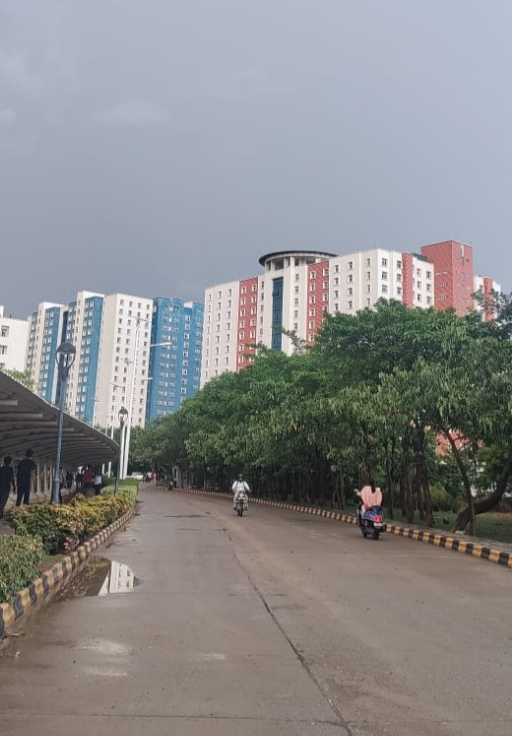
#> input picture VIT.jpg, 512 x 736 px
$ jupyter execute 'AS 1(b).ipynb'   (shell and % lines are left out)
#> lines starting #> are read from the running program, lines starting #| are printed output that depends on the picture
[cell 1]
import os
import cv2
import matplotlib.pyplot as plt
import numpy as np

#  Image Negative Transformation

[cell 2]
image = cv2.imread("VIT.jpg")
#> image is the input picture: shape (736, 512, 3); mean B, G, R 139.5, 138.2, 138.3

image_rgb = cv2.cvtColor(image, cv2.COLOR_BGR2RGB)

plt.imshow(image_rgb)
plt.axis('off')
plt.show()

[cell 3]
# Get the number of bits per pixel
bits_per_pixel = image.dtype.itemsize * 8
#> bits_per_pixel = 8

print(f"Number of bits per pixel: {bits_per_pixel}")
#| Number of bits per pixel: 8

[cell 4]
if len(image.shape) > 2:
    gray_image = cv2.cvtColor(image, cv2.COLOR_BGR2GRAY)
else:
    gray_image = image

L = 2**8
s = L - 1 - gray_image

plt.figure(figsize=(10, 5))

plt.subplot(1, 2, 1)
plt.imshow(cv2.cvtColor(image, cv2.COLOR_BGR2RGB))
plt.title('Original Image')
plt.axis('off')

plt.subplot(1, 2, 2)
plt.imshow(s, cmap='gray', vmin=0, vmax=255)
plt.title('Negative Transformed Image')
plt.axis('off')

# Gamma Correction

[cell 5]
# Convert the image to grayscale
image_gray = cv2.cvtColor(image, cv2.COLOR_BGR2GRAY)

# Display the grayscale image using matplotlib
plt.imshow(image_gray, cmap='gray')
plt.axis('off')
plt.show()

[cell 6]
# Function to apply gamma correction
def apply_gamma_correction(image, gamma):
    # Build a lookup table mapping pixel values [0, 255] to their adjusted gamma values
    lookup_table = np.array([((i / 255.0) ** gamma) * 255 for i in np.arange(0, 256)]).astype("uint8")

    # Apply gamma correction using the lookup table
    return cv2.LUT(image, lookup_table)

[cell 7]
# Load the grayscale image
image = cv2.imread("VIT_gray.png", cv2.IMREAD_GRAYSCALE)
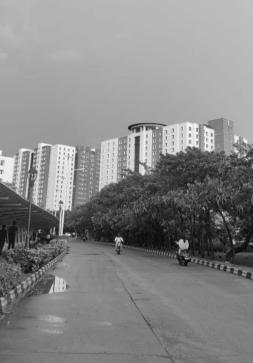
#> input picture VIT_gray.png, 253 x 363 px
#> image is the input picture: shape (363, 253); min 8, max 248, mean 134

# Apply gamma correction with different gamma values
gamma_values = [0.5, 1.0, 2.0]
corrected_images = [apply_gamma_correction(image, gamma) for gamma in gamma_values]
#> in apply_gamma_correction, `return cv2.LUT(image, lookup_table)`:
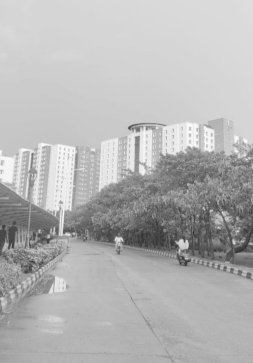
#> returned value: shape (363, 253); min 45, max 251, mean 180.3
#> call 3 of apply_gamma_correction, with gamma = 2
#> in apply_gamma_correction (call 3), `return cv2.LUT(image, lookup_table)`:
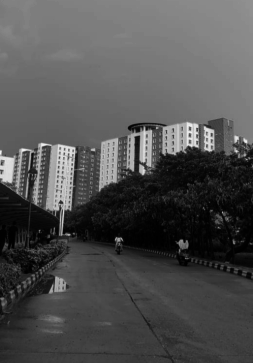
#> returned value: shape (363, 253); min 0, max 241, mean 79.5
#> corrected_images = 3 items

[cell 8]
# Display the original and gamma-corrected images
titles = ['Original Image', 'Gamma = 0.5', 'Gamma = 1.0', 'Gamma = 2.0']
images = [image] + corrected_images
#> images = 4 items

plt.figure(figsize=(12, 4))
for i in range(4):
    plt.subplot(1, 4, i+1)
    plt.imshow(images[i], cmap='gray')
    plt.title(titles[i])
    plt.axis('off')

plt.show()

# Log Transform

[cell 9]
# Function to apply log transformation
def apply_log_transform(image):
    c = 255 / np.log(1 + np.max(image))
#> c = 46.22
    log_transformed = c * (np.log(1 + image + 1e-5))  # Add a small constant to avoid log(0)
    return np.array(log_transformed, dtype=np.uint8)
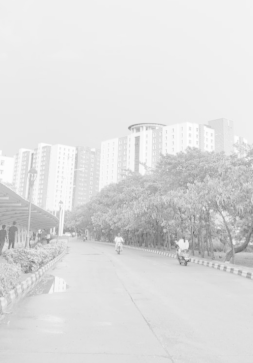
#> returned value: shape (363, 253); min 101, max 255, mean 221.6

[cell 10]
# Load the grayscale image
image = cv2.imread("VIT_gray.png", cv2.IMREAD_GRAYSCALE)

# Apply log transformation
log_transformed_image = apply_log_transform(image)

# Display the original and log-transformed images
plt.figure(figsize=(10, 4))

# Original image
plt.subplot(1, 2, 1)
plt.imshow(image, cmap='gray')
plt.title('Original Image')
plt.axis('off')

# Log-transformed image
plt.subplot(1, 2, 2)
plt.imshow(log_transformed_image, cmap='gray')
plt.title('Log Transformed Image')
plt.axis('off')

plt.show()

# Compare Transformations

[cell 11]
# Function to apply image negative transformation
def apply_negative_transform(image):
    return 255 - image

[cell 12]
# Load the grayscale image
image = cv2.imread("VIT_gray.png", cv2.IMREAD_GRAYSCALE)

# Apply image negative transformation
negative_image = apply_negative_transform(image)

# Apply gamma correction (γ = 2.0)
gamma_corrected_image = apply_gamma_correction(image, 2.0)

# Apply log transformation
log_transformed_image = apply_log_transform(image)

# Display the original and transformed images
titles = ['Original Image', 'Negative Image', 'Gamma Correction (γ=2.0)', 'Log Transformed Image']
images = [image, negative_image, gamma_corrected_image, log_transformed_image]

plt.figure(figsize=(15, 6))
for i in range(4):
    plt.subplot(1, 4, i+1)
    plt.imshow(images[i], cmap='gray')
    plt.title(titles[i])
    plt.axis('off')

plt.show()

# Apply Transformations to Color Images

[cell 13]
# Load the color image
image = cv2.imread("VIT.jpg")

# Split the image into its R, G, and B channels
B, G, R = cv2.split(image)

[cell 14]
# Apply transformations to each channel
# Image Negative
R_negative = apply_negative_transform(R)
G_negative = apply_negative_transform(G)
B_negative = apply_negative_transform(B)

# Gamma Correction (γ = 2.0)
R_gamma = apply_gamma_correction(R, 2.0)
G_gamma = apply_gamma_correction(G, 2.0)
B_gamma = apply_gamma_correction(B, 2.0)
#> in apply_gamma_correction (call 7), `return cv2.LUT(image, lookup_table)`:
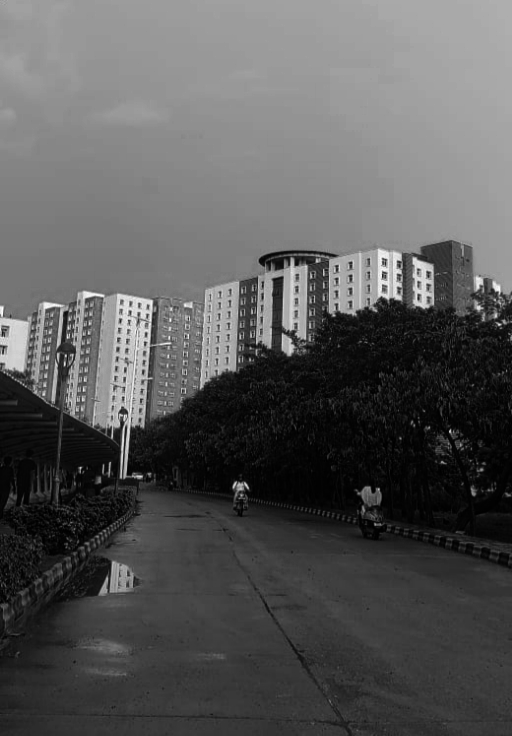
#> returned value: shape (736, 512); min 0, max 255, mean 88.4

# Log Transformation
R_log = apply_log_transform(R)
#> in apply_log_transform (call 3), `c = 255 / np.log(1 + np.max(image))`: c = 45.99
#> in apply_log_transform (call 3), `log_transformed = c * (np.log(1 + image + 1e-5))`:
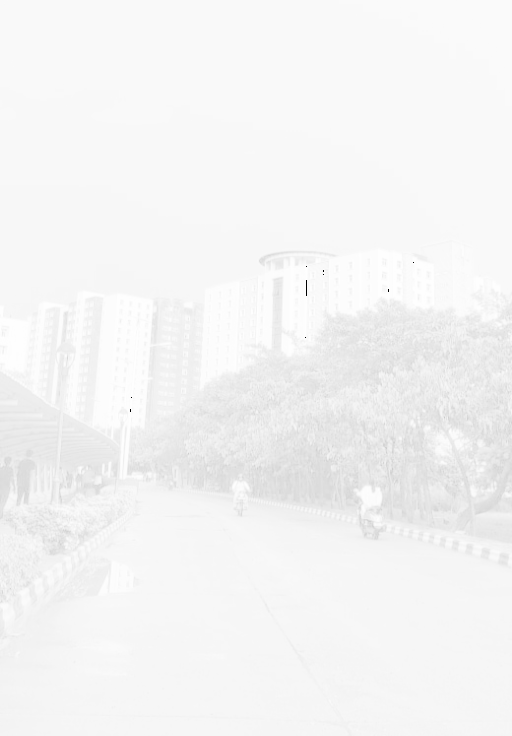
#> log_transformed: shape (736, 512) float64; min -529.4, max 254.8, mean 222.9; drawn with min black and max white
G_log = apply_log_transform(G)
#> in apply_log_transform (call 4), `c = 255 / np.log(1 + np.max(image))`: c = 46.05
#> in apply_log_transform (call 4), `log_transformed = c * (np.log(1 + image + 1e-5))`:
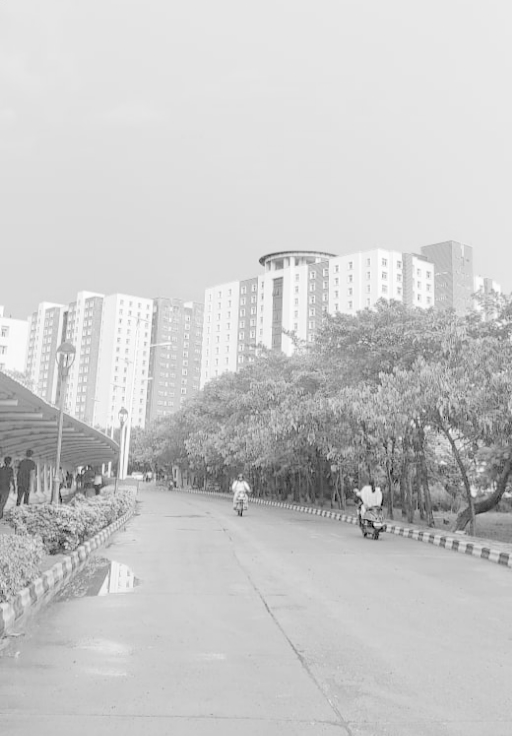
#> log_transformed: shape (736, 512) float64; min 106, max 255, mean 223.7; drawn with min black and max white
B_log = apply_log_transform(B)

# Merge the channels back together
negative_image = cv2.merge([B_negative, G_negative, R_negative])
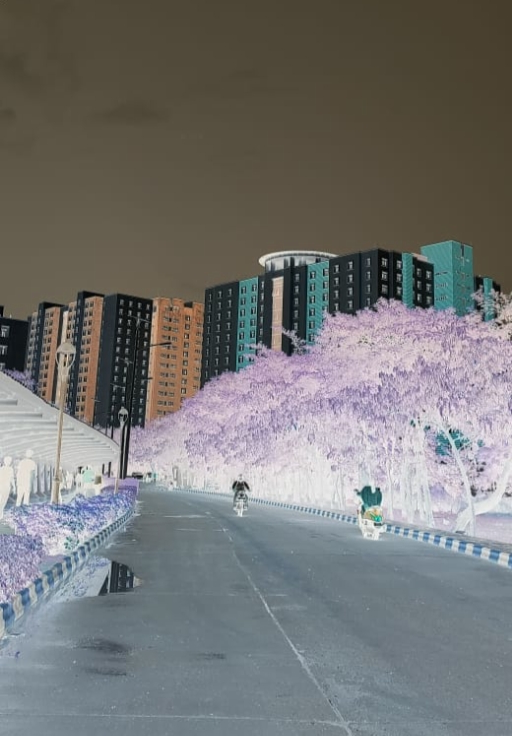
#> negative_image: shape (736, 512, 3); mean B, G, R 115.5, 116.8, 116.7
gamma_corrected_image = cv2.merge([B_gamma, G_gamma, R_gamma])
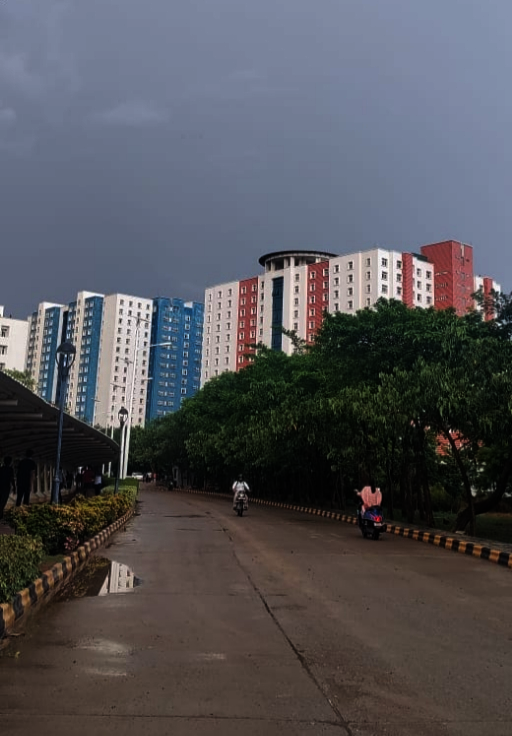
#> gamma_corrected_image: shape (736, 512, 3); mean B, G, R 88.4, 83.1, 83.5
log_transformed_image = cv2.merge([B_log, G_log, R_log])

# Display the original and transformed images
titles = ['Original Image', 'Negative Image', 'Gamma Correction (γ=2.0)', 'Log Transformed Image']
images = [image, negative_image, gamma_corrected_image, log_transformed_image]

plt.figure(figsize=(15, 6))
for i in range(4):
    plt.subplot(1, 4, i+1)
    plt.imshow(cv2.cvtColor(images[i], cv2.COLOR_BGR2RGB))
    plt.title(titles[i])
    plt.axis('off')

plt.show()
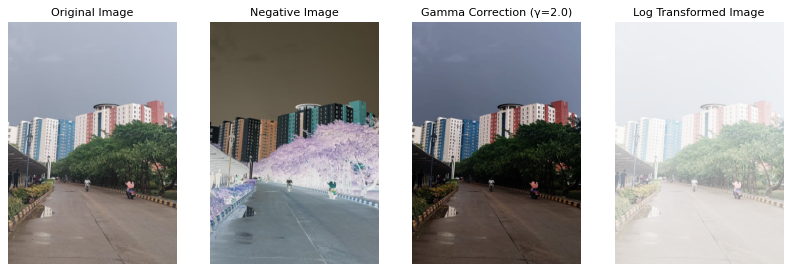
#> figure drawn by matplotlib, 4 panels
